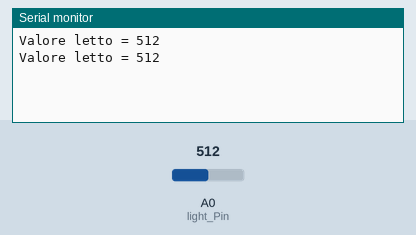
This sketch was run on a simulated Arduino Uno, built with avr-gcc and run on an emulated ATmega328P. Parts: the last lines printed to the serial monitor. The inputs (shaded band) are chosen by the test bench; at power-on: A0 (light_Pin) = 512.

Above: at 1.8 s.
1.9 s: A0 (light_Pin) set to 716
At 2.8 s:
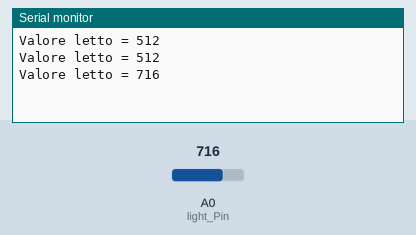
3.4 s: A0 (light_Pin) set to 900
At 4.7 s:
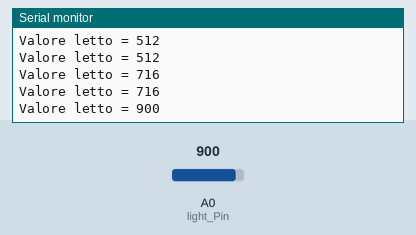
Timing chart, 0 to 6.4 s (numbered marks = the images above; inputs shaded):
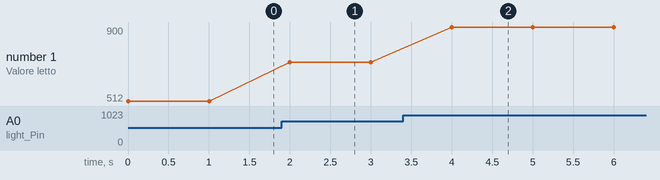

Measured:
- after the input at 1.9 s, the serial monitor: prints a new line after 0.10 s (image 1)
- after the input at 3.4 s, the serial monitor: prints a new line after 0.60 s (image 2)
- plotted number 1: 512 → 716 after the input at 1.9 s, 716 → 900 after the input at 3.4 s

The sketch:

KY018.ino
```cpp
int light_Pin = A0;        // 조도 센서 값 pin 세팅
int light_sense;           // 조도 값 받아서 저장 할 변수


void setup(void) {

    Serial.begin(9600);   //시러얼 통신 세팅
}

void loop(void) {
    light_sense = analogRead(light_Pin);   // 조도 값 저장

    Serial.print("Valore letto = ");
    Serial.println(light_sense);
    delay(1000);
}
```
